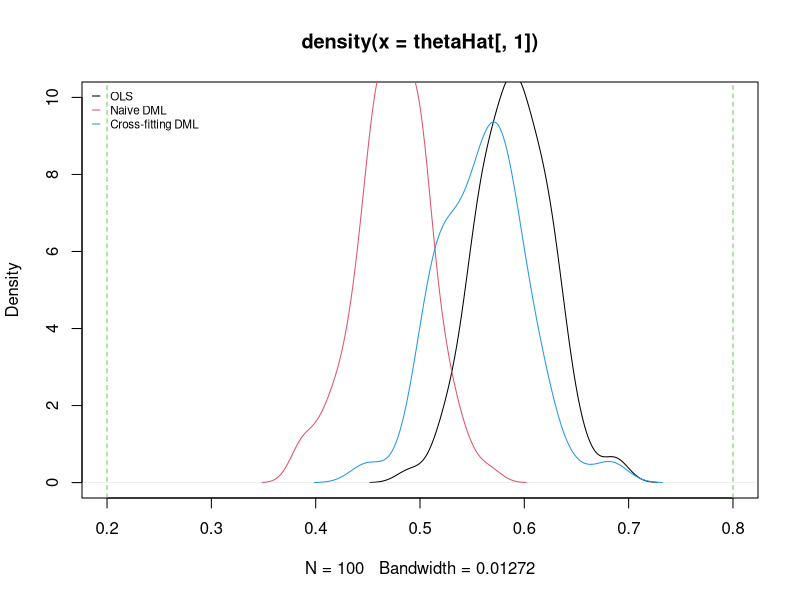

R code for this plot:
# Code modified from "Cross-Fitting Double Machine Learning estimator" by Gabriel Vasconcelos #
# https://www.r-bloggers.com/cross-fitting-double-machine-learning-estimator/ #

library(clusterGeneration)
library(mvtnorm)
library(randomForest)
set.seed(123)
N = 500 # Number of observations #
K = 10 # Number of nuisance parameters, i.e. variables in z #
# True value of effect of d on y #
theta1 = 0.2
theta2 = 0.8
BP = 0
b = 1/(1:K)
sigma = genPositiveDefMat(K,"unifcorrmat")$Sigma # genPositiveDefMat gives eigenvalues and the matrix, we only need the matrix here #
sigma = cov2cor(sigma)
s = 100 # Number of simulations #
thetaHat = matrix(NA, s, 3)
colnames(thetaHat) = c("OLS", "Naive DML", "Cross-fitting DML")
for(i in 1:s)
{
	z = rmvnorm(N, sigma = sigma) # z ~ N(0, sigma) #
	g = as.vector(cos(z%*%b)^2)
	m = as.vector(sin(z%*%b) + cos(z%*%b))
	d = m + rnorm(N)
	y = c()
	for(j in 1:N)
	{
		if(d[j] <= 0)
		{
			y[j] = theta1*d[j] + g[j] + rnorm(1)
		}
		else
		{
			y[j] = theta2*d[j] + g[j] + rnorm(1)
		}
	}
	# OLS #
	theta_ols = coef(lm(y~d))[2]
	thetaHat[i, 1] = theta_ols
	# Naive DML #
	model = randomForest(z, y, maxnodes = 20)
	gHat = predict(model, z)
	model_d = randomForest(z, d, maxnodes = 20)
	mHat = predict(model_d, z)
	yTilda = y - gHat
	vHat = d - mHat
	theta_nv = mean(vHat*yTilda)/mean(vHat*d)
	thetaHat[i, 2] = theta_nv
	# Cross-fitting DML #
	I = sort(sample(1:N, N/2))
	IC = setdiff(1:N, I)
	model1 = randomForest(z[IC,], y[IC], maxnodes = 10)
	model2 = randomForest(z[I,], y[I], maxnodes = 10)
	gHat1 = predict(model1, z[I,])
	gHat2 = predict(model2, z[IC,])
	model_d1 = randomForest(z[IC,], d[IC], maxnodes = 10)
	model_d2 = randomForest(z[I,], d[I], maxnodes = 10)
	mHat1 = predict(model_d1, z[I,])
	mHat2 = predict(model_d2, z[IC,])
	yTilda1 = y[I] - gHat1
	yTilda2 = y[IC] - gHat2
	vHat1 = d[I] - mHat1
	vHat2 = d[IC] - mHat2
	theta_cf1 = mean(vHat1*yTilda1)/mean(vHat1*d[I])
	theta_cf2 = mean(vHat2*yTilda2)/mean(vHat2*d[IC])
	theta_cf = mean(c(theta_cf1, theta_cf2))
	thetaHat[i,3] = theta_cf
}
colMeans(thetaHat)
plot(density(thetaHat[, 1]), xlim = c(0.2, 0.8), ylim = c(0, 10))
lines(density(thetaHat[, 2]), col = 2)
lines(density(thetaHat[, 3]), col = 4)
abline(v = 0.2, lty = 2, col = 3) # Dashed line is the true value #
abline(v = 0.8, lty = 2, col = 3) # Dashed line is the true value #
legend("topleft", legend = c("OLS","Naive DML","Cross-fitting DML"), col = c(1,2,4), lty = 1, cex = 0.7, seg.len = 0.7, bty = "n")
